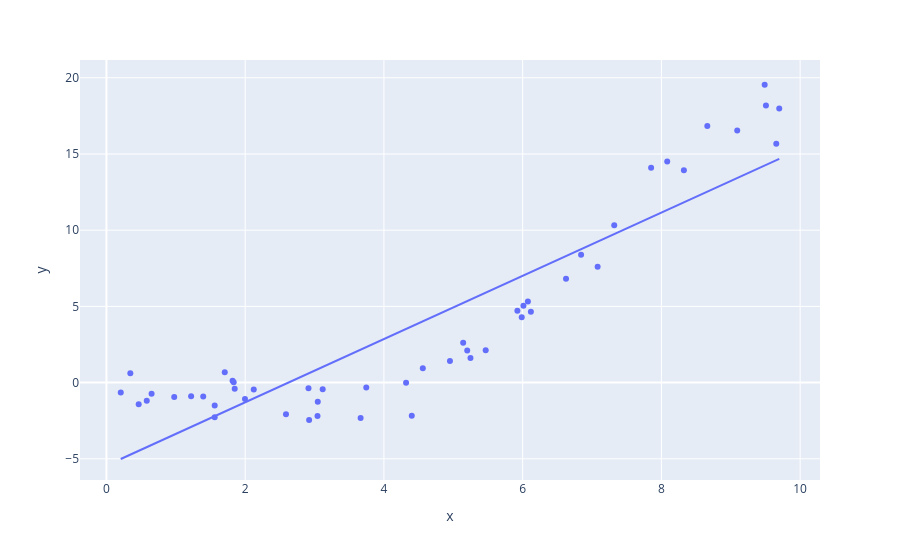

Write notebook code for a chart like this one.
### Code cell
plot = px.scatter(df2, x='x', y='y', trendline='ols')
plot.show()
